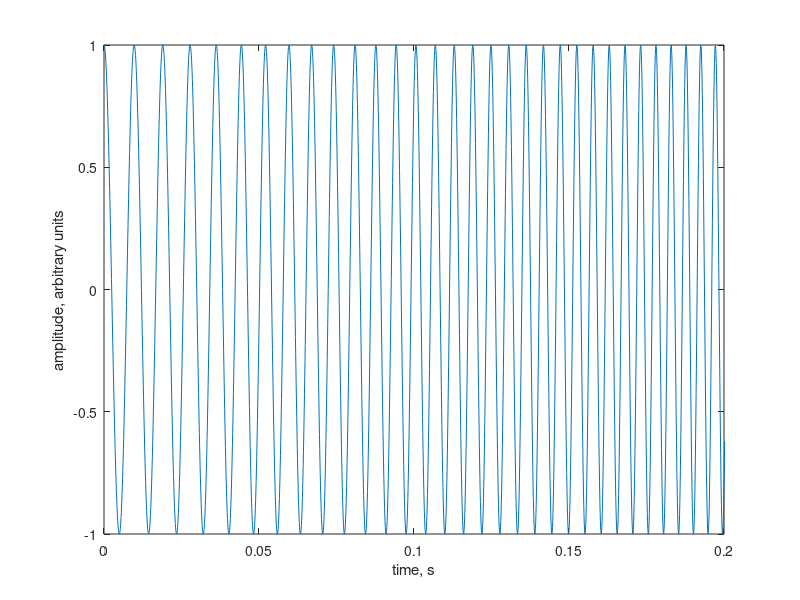

The MATLAB source for this figure:
% Simplified version of ex02
% Parameters
fs = 12e3; % Sample rate
tlen = 5; % Duration
fmin = .1e3;
fmax = 3e3;

t = linspace(0, tlen, fs*tlen);
x = chirp(t, fmin, tlen, fmax, 'linear');

% Plays the wave at the sample rate
sound(x, fs);

% Show part of the wave
plot(t, x);
xlabel('time, s')
ylabel('amplitude, arbitrary units')
% Set axis limits (xmin,xmax, ymin,ymax)
% xmax zooms in on the beginning 1/10th of the signal
axis([0 1/fmin*20 -1 1])

% Observations:
